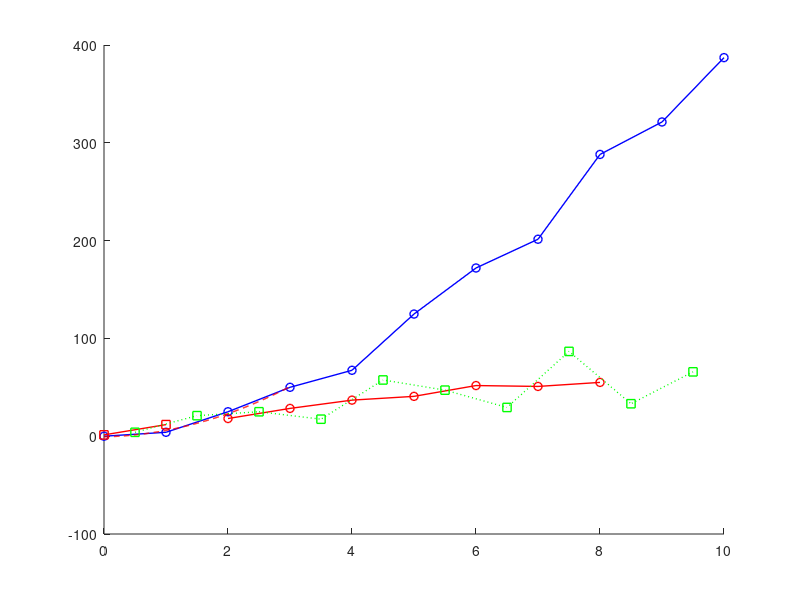

Write the MATLAB code that produced this figure. (Note: this script raises an error after producing the figure.)
function dy_dx = parabolderiv( x, y, k, graphics_flag )

% function dy_dx = parabolderiv( x, y, k, graphics_flag )
%
% default: example from Ref. [1], p. 322
%
% or try: parabolderiv( ( -2 : 0.01 : 2 )', exp( -2 : 0.01 : 2 )', 2 )
%         parabolderiv( ( -2 : 0.01 : 2 )', ( exp( -2 : 0.01 : 2 ) + 0.01 * rand( 1, 401 ) )', 25 )
%         parabolderiv( ( ( 0 : 200 * pi ) / 100 )', ( sin( 0 : 0.01 : 2 * pi ) + 0.01 * rand( 1, 629 ) )', 40 )
%           for demonstration of noisy input and edge deviations
%
% graphics_flag = 1: show result in graph (default) 
%                    (includes comparison to 2 other methods)
%                 0: show no graph
%
% This program differentiates an empirical function (an array of evenly
% spaced values), for instance periodically sampled data from an
% experiment.
%
% Method used: basically, a parabola is fit from k points to the left to k
% points to the right of the point where the derivative is required, this
% is then analytically differentiated. These calculations are not actually
% performed, but the method as given by Lanczos in Ref. [1] is used: only
% 1 fit parameter of the parabola is needed, which is calculated directly
% from the data; at the edges a parabola is fit through the first (last)
% 2k points, from which the derivative is calculated directly. Additional
% information (on accuracy, &c.) in Ref. [2]. Noise is handled well. An 
% example from Ref. [1] is included.
%
% The datapoints need to be equidistant. If the graphics_flag is set, the
% result of this method is compared to applying the standard Matlab diff()
% function on the raw data as well as on adjacent averaged filtered data
% (zero phase delay). The example commands given above illustrate this.
%
% References:
%
% [1] Title                    : Applied analysis / by Cornelius Lanczos
%     Author                   : Cornelius Lanczos
%     Edition                  : 3rd print.
%     Publisher                : London : Pitman, 1964
%     Pages                    : 539 p.
%     Bibliographic annotation : 1st print: 1957
%     see pp. 321 - 324
%
% [2] Title                    : Digital filters / by Richard W. Hamming
%     Author                   : Richard W. Hamming
%     Edition                  : 3rd ed.
%     Publisher                : Englewoood Cliffs : Prentice-Hall, 1989
%     Pages                    : XIV, 284 p.
%     Bibliographic annotation : 1st print: 1977
%     ISBN                     : 0-13-212812-8
%     see p. 137
%
% Last update 24-03-2004 by Robert Klein-Douwel
% 
% mail: robertkdkd@yahoo.co.uk, R.J.H.Klein-Douwel@tue.nl
% web:  http://www.sci.kun.nl/mlf/robertkd/

linewidth = 1; % can be changed for plotting purposes

% fill in some default values

if nargin < 4
    graphics_flag = 1;
end

if nargin < 3 % take example from Ref. [1], p. 322
    y = [ 0
          4
         25
         50
         67.4
        124.9
        172.0
        201.4
        288.1
        321.3
        387.1 ];

    x = ( 0 : 1 : length( y ) - 1 )';

    k = 2;
end

% initialise stuff

if length( x ) ~= length( y )
    error( 'x and y vectors have different lengths (RKD)' );
end

n = length( y ); %number of points

if 2 * k + 1 > n
    error( 'k too large or too few datapoints (RKD)' );
end

dy = zeros( n, 1 );

% check equidistancy of x
dx = diff( x );
d2x = diff( dx );

rel_error_d2x = max( abs( d2x ) ) / min( dx );
if rel_error_d2x > 401 * eps
    % vectors like ( -2 : 0.01 : 2 ) are not equidistant, but have a small variation 
    % in dx and d2x; if this is not more than 401 * eps, then it is neglected
    disp( [ 'relative error in d2x = ' num2str( rel_error_d2x ) ] );
    disp( [ 'relative error / eps = ' num2str( rel_error_d2x / eps ) ] );
    disp( [ 'min( d2x ) = ' num2str( min( d2x ) ) ] );
    disp( [ 'max( d2x ) = ' num2str( max( d2x ) ) ] );
    %error( 'non-equidistant data points (RKD)' );
end
h = dx( 1 ); % stepsize

% start calculations
dy_denominator = 2 * h * sum( ( 1 : k ).^2 );

a = - k : + k;
for i = k + 1 : n - k
    dy( i ) = sum( a .* y( i + a )' );
end

dy = dy / dy_denominator;

% first and last k points:
% fit parabola over first and last 2k points
kk = 2 * k;

% first kk points
p1 = polyfit( x( 1 : kk ), y( 1 : kk ), 2 );
q1 = polyder( p1 ); % take derivative
dy( 1 : k ) = polyval( q1, x( 1 : k ) );

% last kk points
p2 = polyfit( x( n - kk + 1 : n ), y( n - kk + 1 : n ), 2 );
q2 = polyder( p2 ); % take derivative
dy( n - k + 1 : n ) = polyval( q2, x( n - k + 1 : n ) );

if nargout ~= 0 % output
    dy_dx = dy;
end

% end of calculations (everything below is just for making comparisons and nice output)

if graphics_flag == 1 % make some comparisons
    xdiff_range = x( 1 : n - 1 ) + h / 2; % x coordinates for results of diff() function

    % compare with diff()
    dydx_matlab = diff( y ) / h;

    if nargin >=3 % not enough data points in example to apply this filter

        % another test: try first adjacent averaging and then diff()
        % use k points to left and to right
        kkk = 2 * k + 1;
        b = ones( 1, kkk ) / kkk; % k point averaging filter
        y_filt = filtfilt( b, 1, y ); % noncausal filtering, zero phase distortion

        % calculate dy_filt/dx
        dy_filtdx = diff( y_filt ) / h;
    end

    if nargin < 3 % show results of example
        disp( '      x         y         dy' );
        disp( [ x, y, dy ] );
    end
end

%%%%%%%%%%%%%%%%%%%%%%%%%%%%%%%%%%%%%%%%%%%%%%
% show results
%%%%%%%%%%%%%%%%%%%%%%%%%%%%%%%%%%%%%%%%%%%%%%

if graphics_flag == 1
    if nargout == 0
        close all;
    end

    dx_idx_range = k + 1 : n - k;

    % parabolic fits to first (last) kk points
    x1_fit = min( x( 1 : kk ) ) : h / 100 : max( x( 1 : kk ) );
    y1_fit = polyval( p1, x1_fit );

    x2_fit = min( x( n - kk + 1 : n ) ) : h / 100 : max( x( n - kk + 1 : n ) );
    y2_fit = polyval( p2, x2_fit );

    figure;
    hold on;
    plot( x, y, '-ob', 'LineWidth', linewidth );
    plot( x( dx_idx_range ), dy( dx_idx_range ), '-or', 'LineWidth', linewidth );
    plot( x( 1 : k ), dy( 1 : k ), '-sr', 'LineWidth', linewidth );
    plot( x1_fit, y1_fit, '--r', 'LineWidth', linewidth );
    plot( xdiff_range, dydx_matlab, ':sg', 'LineWidth', linewidth );

    if nargin >= 3
        plot( xdiff_range, dy_filtdx, ':dm', 'LineWidth', linewidth );
    end

    legend( 'y', [ 'dy/dx_{Lanczos: {\pm}' num2str( k ) '}' ], ...
        [ 'first/last ' num2str( k ) ' pts' ], ...
        [ 'y_{fit, parabola, ' num2str( kk ) ' pts}' ], 'diff( y )/ dx', ...
        [ 'diff( y_{adj avg ({\pm}' num2str( k ) ')} )/ dx' ], 0 );

    plot( x( n - k + 1 : n ), dy( n - k + 1 : n ), '-sr', 'LineWidth', linewidth );
    plot( x2_fit, y2_fit, '--r', 'LineWidth', linewidth );

    plot( x, dy, '-r', 'LineWidth', linewidth );

    % replot to put these on top again
    plot( x( dx_idx_range ), dy( dx_idx_range ), '-or', 'LineWidth', linewidth );
    plot( x( 1 : k ), dy( 1 : k ), '-sr', 'LineWidth', linewidth );
    hold off;

    xlabel( 'x' );
    ylabel( 'y' );

    title( 'parabolic derivative (Lanczos)' );
end

